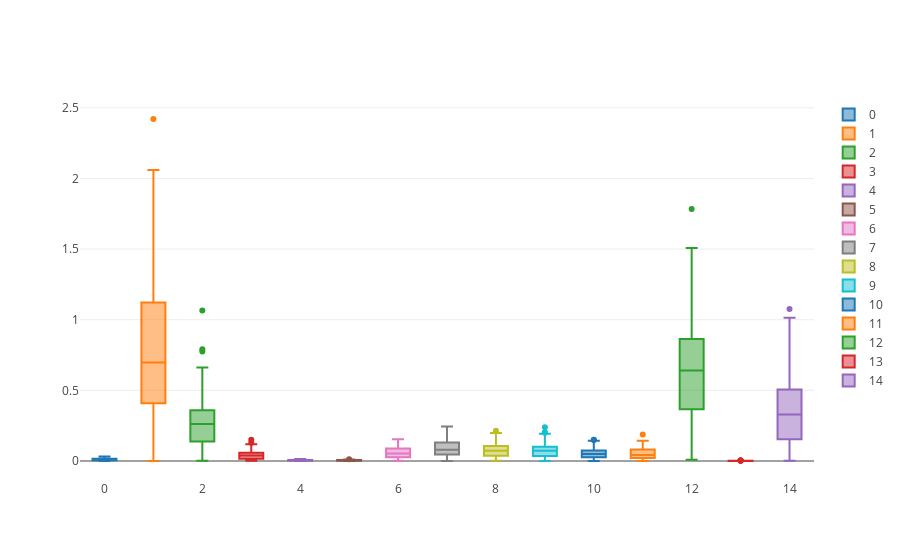

Here is the notebook cell this chart was saved with:
### Code cell
aux = q_u_DF.drop(columns=['movieId']).transpose()
data = []
for i in range(len(aux)):
    trace = go.Box(
        y = aux.iloc[i,:].values,
        name = str(i)
    )

    data.append(trace)

iplot(data)

### Figure 1 — Plotly figure (JSON) as saved in the notebook; plotly's stock layout.template omitted (floating-point values rounded to 4 significant figures; data arrays with more than 128 entries replaced by an {"elided": "..."} marker saying what was removed)
{"data": [{"name": "0", "type": "box", "uid": "9de5e3da-9253-4086-92e4-f6dde18aa848", "y": {"elided": "164 float values"}}, {"name": "1", "type": "box", "uid": "ac5cf163-4f72-4924-b5ac-a6151008544b", "y": {"elided": "164 float values"}}, {"name": "2", "type": "box", "uid": "9631ae18-5c7e-46ac-8f7d-b089e660305a", "y": {"elided": "164 float values"}}, {"name": "3", "type": "box", "uid": "9660bb66-b777-466d-9a93-10190abd5541", "y": {"elided": "164 float values"}}, {"name": "4", "type": "box", "uid": "bcbbb703-61fb-422d-82ff-2e6f8b7d43e1", "y": {"elided": "164 float values"}}, {"name": "5", "type": "box", "uid": "3c8d5d3c-b217-46f4-bc38-b24cb272717d", "y": {"elided": "164 float values"}}, {"name": "6", "type": "box", "uid": "b498e8b3-1892-4e8e-bf27-1f0dc3eb0353", "y": {"elided": "164 float values"}}, {"name": "7", "type": "box", "uid": "5a106b74-f913-429d-a8bc-3e88bf6f6541", "y": {"elided": "164 float values"}}, {"name": "8", "type": "box", "uid": "43539b80-4da0-41c1-b520-1be31c1ab6dc", "y": {"elided": "164 float values"}}, {"name": "9", "type": "box", "uid": "c8eac025-e7d1-4960-adbd-b9aee3472e66", "y": {"elided": "164 float values"}}, {"name": "10", "type": "box", "uid": "60c8276e-01ec-49a7-a8f8-53a1c44ee0cb", "y": {"elided": "164 float values"}}, {"name": "11", "type": "box", "uid": "f1f8539c-4298-467c-b6e2-b6e66be1a51e", "y": {"elided": "164 float values"}}, {"name": "12", "type": "box", "uid": "431f1e32-e8b5-4d68-9da6-105a0d4324da", "y": {"elided": "164 float values"}}, {"name": "13", "type": "box", "uid": "e920f072-91d9-4926-a6f8-faccf2a6d87c", "y": {"elided": "164 float values"}}, {"name": "14", "type": "box", "uid": "578724c2-734e-4277-81ba-1af5352ea7aa", "y": {"elided": "164 float values"}}], "layout": {"autosize": true, "xaxis": {"autorange": true, "range": [-0.5, 14.5], "type": "linear"}, "yaxis": {"autorange": true, "range": [-0.1345, 2.556], "type": "linear"}}}
